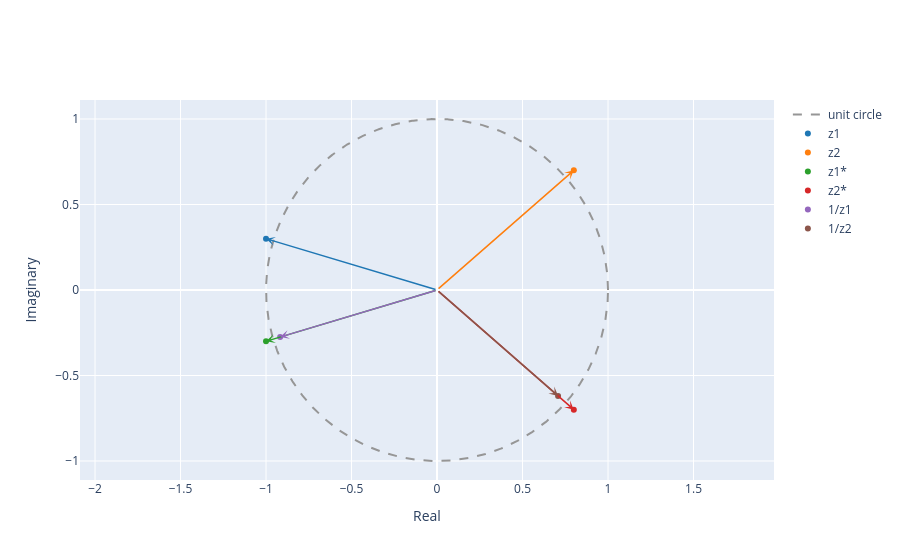

Here is the notebook cell this chart was saved with:
### Markdown cell above
1.2. Compute the conjugate z* and the inverse 1/z for both $z_1$ and $z_2$ and plot the results as vectors in the complex plane.

### Code cell
z1_conj = np.conj(z1)
z2_conj = np.conj(z2)

z1_inv = 1 / z1
z2_inv = 1 / z2


print("Conjugates:")
print("z1* =", z1_conj)
print("z2* =", z2_conj)
print("\nInverses:")
print("1/z1 =", z1_inv)
print("1/z2 =", z2_inv)

plot_complex(
    [z1, z2, z1_conj, z2_conj, z1_inv, z2_inv],
    name=['z1', 'z2', 'z1*', 'z2*', '1/z1', '1/z2']
)

### Figure 1 — Plotly figure (JSON) as saved in the notebook; plotly's stock layout.template omitted (floating-point values rounded to 4 significant figures; data arrays with more than 128 entries replaced by an {"elided": "..."} marker saying what was removed)
{"data": [{"line": {"color": "rgb(150,150,150)", "dash": "dash", "shape": "linear"}, "mode": "lines", "name": "unit circle", "type": "scatter", "x": {"elided": "1000 float values"}, "y": {"elided": "1000 float values"}}, {"marker": {"color": "#1f77b4"}, "mode": "markers", "name": "z1", "type": "scatter", "x": [-1], "y": [0.3]}, {"marker": {"color": "#ff7f0e"}, "mode": "markers", "name": "z2", "type": "scatter", "x": [0.8], "y": [0.7]}, {"marker": {"color": "#2ca02c"}, "mode": "markers", "name": "z1*", "type": "scatter", "x": [-1], "y": [-0.3]}, {"marker": {"color": "#d62728"}, "mode": "markers", "name": "z2*", "type": "scatter", "x": [0.8], "y": [-0.7]}, {"marker": {"color": "#9467bd"}, "mode": "markers", "name": "1/z1", "type": "scatter", "x": [-0.9174], "y": [-0.2752]}, {"marker": {"color": "#8c564b"}, "mode": "markers", "name": "1/z2", "type": "scatter", "x": [0.708], "y": [-0.6195]}], "layout": {"annotations": [{"arrowcolor": "#1f77b4", "arrowhead": 3, "arrowwidth": 1.5, "ax": 0, "axref": "x", "ay": 0, "ayref": "y", "showarrow": true, "text": "", "x": -1, "y": 0.3}, {"arrowcolor": "#ff7f0e", "arrowhead": 3, "arrowwidth": 1.5, "ax": 0, "axref": "x", "ay": 0, "ayref": "y", "showarrow": true, "text": "", "x": 0.8, "y": 0.7}, {"arrowcolor": "#2ca02c", "arrowhead": 3, "arrowwidth": 1.5, "ax": 0, "axref": "x", "ay": 0, "ayref": "y", "showarrow": true, "text": "", "x": -1, "y": -0.3}, {"arrowcolor": "#d62728", "arrowhead": 3, "arrowwidth": 1.5, "ax": 0, "axref": "x", "ay": 0, "ayref": "y", "showarrow": true, "text": "", "x": 0.8, "y": -0.7}, {"arrowcolor": "#9467bd", "arrowhead": 3, "arrowwidth": 1.5, "ax": 0, "axref": "x", "ay": 0, "ayref": "y", "showarrow": true, "text": "", "x": -0.9174, "y": -0.2752}, {"arrowcolor": "#8c564b", "arrowhead": 3, "arrowwidth": 1.5, "ax": 0, "axref": "x", "ay": 0, "ayref": "y", "showarrow": true, "text": "", "x": 0.708, "y": -0.6195}], "xaxis": {"title": {"text": "Real"}}, "yaxis": {"scaleanchor": "x", "scaleratio": 1, "title": {"text": "Imaginary"}}}}
